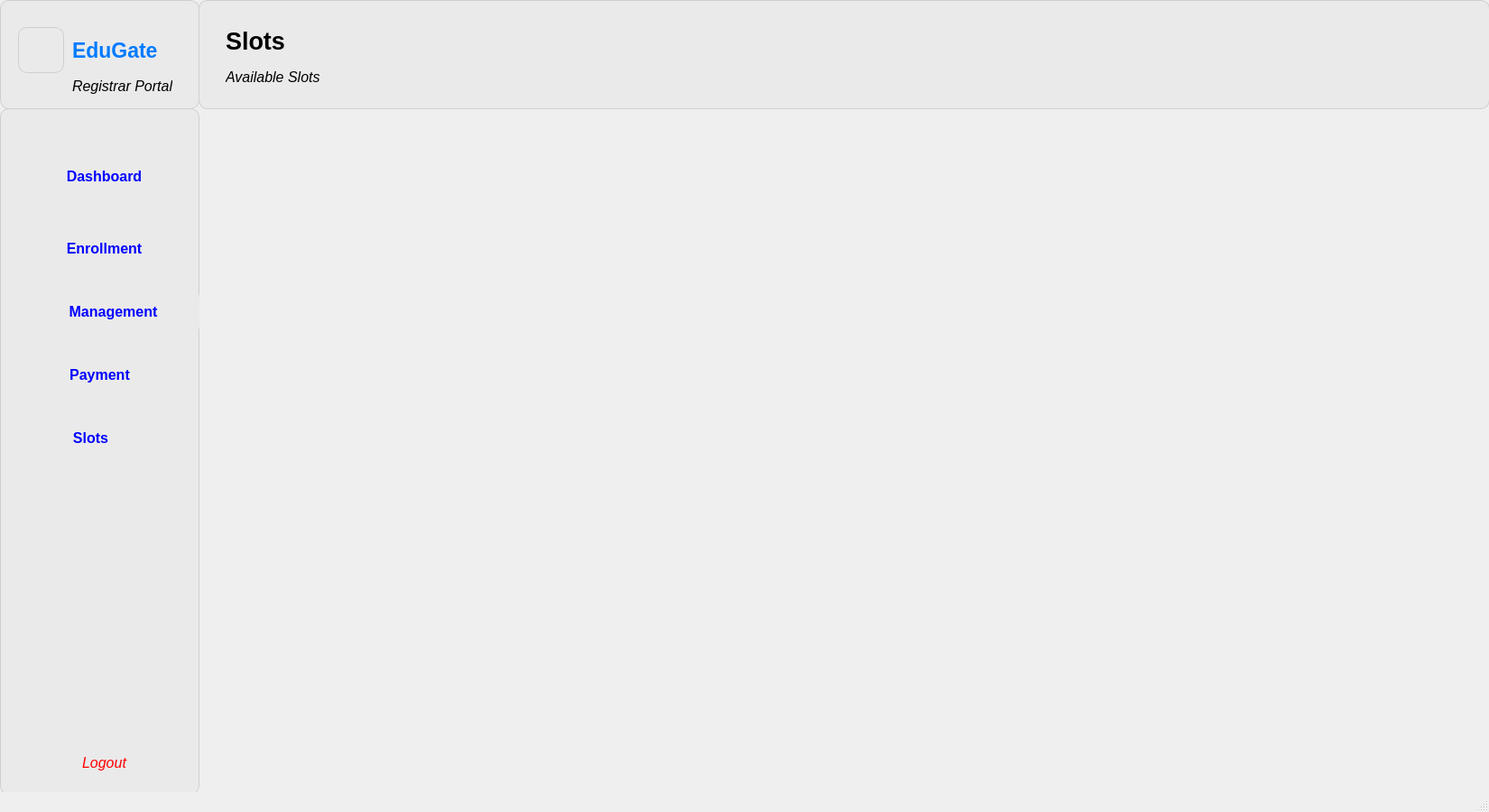
<?xml version="1.0" encoding="UTF-8"?>
<ui version="4.0">
 <class>MainWindow</class>
 <widget class="QMainWindow" name="MainWindow">
  <property name="geometry">
   <rect>
    <x>0</x>
    <y>0</y>
    <width>1650</width>
    <height>900</height>
   </rect>
  </property>
  <property name="sizePolicy">
   <sizepolicy hsizetype="Fixed" vsizetype="Fixed">
    <horstretch>0</horstretch>
    <verstretch>0</verstretch>
   </sizepolicy>
  </property>
  <property name="minimumSize">
   <size>
    <width>1650</width>
    <height>900</height>
   </size>
  </property>
  <property name="maximumSize">
   <size>
    <width>1650</width>
    <height>900</height>
   </size>
  </property>
  <property name="windowTitle">
   <string>MainWindow</string>
  </property>
  <property name="styleSheet">
   <string notr="true">#centralwidget {
    background-color: qlineargradient(
        spread:pad, x1:0, y1:0, x2:0, y2:1,
        stop:0 #eaf3ff,
        stop:1 #d3e8ff
    );
}</string>
  </property>
  <widget class="QWidget" name="centralwidget">
   <widget class="QWidget" name="widget" native="true">
    <property name="geometry">
     <rect>
      <x>220</x>
      <y>0</y>
      <width>1431</width>
      <height>121</height>
     </rect>
    </property>
    <property name="styleSheet">
     <string notr="true">QWidget {
    background-color: #eaeaea;  
    border: 1px solid #cfcfcf;
    border-radius: 10px;
}
</string>
    </property>
    <widget class="QLabel" name="label">
     <property name="geometry">
      <rect>
       <x>30</x>
       <y>20</y>
       <width>291</width>
       <height>51</height>
      </rect>
     </property>
     <property name="font">
      <font>
       <family>Segoe UI</family>
       <pointsize>20</pointsize>
       <weight>75</weight>
       <italic>false</italic>
       <bold>true</bold>
      </font>
     </property>
     <property name="styleSheet">
      <string notr="true">QLabel {
    background-color: #eaeaea;   /* match your widget color */
    border: none;                /* remove border */
    color: #000;                 /* text color (change if needed) */
}
</string>
     </property>
     <property name="text">
      <string>Slots</string>
     </property>
    </widget>
    <widget class="QLabel" name="label_2">
     <property name="geometry">
      <rect>
       <x>30</x>
       <y>70</y>
       <width>171</width>
       <height>31</height>
      </rect>
     </property>
     <property name="font">
      <font>
       <family>Segoe UI</family>
       <pointsize>12</pointsize>
       <weight>50</weight>
       <italic>true</italic>
       <bold>false</bold>
      </font>
     </property>
     <property name="styleSheet">
      <string notr="true">QLabel {
    background-color: #eaeaea;   /* match your widget color */
    border: none;                /* remove border */
    color: #000;                 /* text color (change if needed) */
}
</string>
     </property>
     <property name="text">
      <string>Available Slots</string>
     </property>
    </widget>
   </widget>
   <widget class="QWidget" name="widget_3" native="true">
    <property name="geometry">
     <rect>
      <x>0</x>
      <y>0</y>
      <width>221</width>
      <height>121</height>
     </rect>
    </property>
    <property name="styleSheet">
     <string notr="true">QWidget {
    background-color: #eaeaea;  
    border: 1px solid #cfcfcf;
    border-radius: 10px;
}
</string>
    </property>
    <widget class="QLabel" name="label_3">
     <property name="geometry">
      <rect>
       <x>20</x>
       <y>30</y>
       <width>51</width>
       <height>51</height>
      </rect>
     </property>
     <property name="text">
      <string/>
     </property>
     <property name="pixmap">
      <pixmap>../../../Downloads/ChatGPT Image Dec 10, 2025, 02_26_54 PM.png</pixmap>
     </property>
     <property name="scaledContents">
      <bool>true</bool>
     </property>
    </widget>
    <widget class="QLabel" name="label_4">
     <property name="geometry">
      <rect>
       <x>80</x>
       <y>30</y>
       <width>111</width>
       <height>51</height>
      </rect>
     </property>
     <property name="font">
      <font>
       <family>Segoe UI</family>
       <pointsize>17</pointsize>
       <weight>75</weight>
       <italic>false</italic>
       <bold>true</bold>
      </font>
     </property>
     <property name="styleSheet">
      <string notr="true">QLabel {
    color: #007BFF;    /* nice clean blue */
    background-color: transparent;   /* optional */
    border: none;                    /* optional */
}
</string>
     </property>
     <property name="text">
      <string>EduGate</string>
     </property>
    </widget>
    <widget class="QLabel" name="label_5">
     <property name="geometry">
      <rect>
       <x>80</x>
       <y>80</y>
       <width>111</width>
       <height>31</height>
      </rect>
     </property>
     <property name="font">
      <font>
       <family>Segoe UI</family>
       <pointsize>12</pointsize>
       <weight>50</weight>
       <italic>true</italic>
       <bold>false</bold>
      </font>
     </property>
     <property name="styleSheet">
      <string notr="true">QLabel {
    background-color: #eaeaea;   /* match your widget color */
    border: none;                /* remove border */
    color: #000;                 /* text color (change if needed) */
}
</string>
     </property>
     <property name="text">
      <string>Registrar Portal</string>
     </property>
    </widget>
   </widget>
   <widget class="QWidget" name="widget_2" native="true">
    <property name="geometry">
     <rect>
      <x>0</x>
      <y>120</y>
      <width>221</width>
      <height>761</height>
     </rect>
    </property>
    <property name="styleSheet">
     <string notr="true">QWidget {
    background-color: #eaeaea;  
    border: 1px solid #cfcfcf;
    border-radius: 10px;
}
</string>
    </property>
    <widget class="QLabel" name="label_6">
     <property name="geometry">
      <rect>
       <x>20</x>
       <y>60</y>
       <width>41</width>
       <height>31</height>
      </rect>
     </property>
     <property name="font">
      <font>
       <family>Segoe UI</family>
       <pointsize>8</pointsize>
       <weight>50</weight>
       <italic>true</italic>
       <bold>false</bold>
      </font>
     </property>
     <property name="styleSheet">
      <string notr="true">QLabel {
    background-color: #eaeaea;   /* match your widget color */
    border: none;                /* remove border */
    color: #000;                 /* text color (change if needed) */
}
</string>
     </property>
     <property name="text">
      <string/>
     </property>
     <property name="pixmap">
      <pixmap>../../../Downloads/dashboard-monitor.png</pixmap>
     </property>
     <property name="scaledContents">
      <bool>true</bool>
     </property>
    </widget>
    <widget class="QPushButton" name="pushButton">
     <property name="geometry">
      <rect>
       <x>20</x>
       <y>50</y>
       <width>191</width>
       <height>51</height>
      </rect>
     </property>
     <property name="font">
      <font>
       <family>Segoe UI</family>
       <pointsize>12</pointsize>
       <weight>75</weight>
       <bold>true</bold>
      </font>
     </property>
     <property name="styleSheet">
      <string notr="true">QPushButton {
    border: none;
    outline: none;
    color: blue;
}
QPushButton:hover {
    color: #1565c0;
}

QPushButton:pressed {
    color: #0d47a1;
}
</string>
     </property>
     <property name="text">
      <string>Dashboard</string>
     </property>
    </widget>
    <widget class="QLabel" name="label_7">
     <property name="geometry">
      <rect>
       <x>30</x>
       <y>140</y>
       <width>31</width>
       <height>31</height>
      </rect>
     </property>
     <property name="font">
      <font>
       <family>Segoe UI</family>
       <pointsize>8</pointsize>
       <weight>50</weight>
       <italic>true</italic>
       <bold>false</bold>
      </font>
     </property>
     <property name="styleSheet">
      <string notr="true">QLabel {
    background-color: #eaeaea;   /* match your widget color */
    border: none;                /* remove border */
    color: #000;                 /* text color (change if needed) */
}
</string>
     </property>
     <property name="text">
      <string/>
     </property>
     <property name="pixmap">
      <pixmap>../../../Downloads/user-add.png</pixmap>
     </property>
     <property name="scaledContents">
      <bool>true</bool>
     </property>
    </widget>
    <widget class="QPushButton" name="pushButton_2">
     <property name="geometry">
      <rect>
       <x>20</x>
       <y>130</y>
       <width>191</width>
       <height>51</height>
      </rect>
     </property>
     <property name="font">
      <font>
       <family>Segoe UI</family>
       <pointsize>12</pointsize>
       <weight>75</weight>
       <bold>true</bold>
      </font>
     </property>
     <property name="toolTip">
      <string>&lt;html&gt;&lt;head/&gt;&lt;body&gt;&lt;p&gt;Enrollment&lt;br/&gt;Management&lt;/p&gt;&lt;/body&gt;&lt;/html&gt;</string>
     </property>
     <property name="styleSheet">
      <string notr="true">QPushButton {
    border: none;
    outline: none;
    color: blue;
}
QPushButton:hover {
    color: #1565c0;
}

QPushButton:pressed {
    color: #0d47a1;
}
</string>
     </property>
     <property name="text">
      <string>Enrollment</string>
     </property>
    </widget>
    <widget class="QLabel" name="label_8">
     <property name="geometry">
      <rect>
       <x>20</x>
       <y>210</y>
       <width>41</width>
       <height>31</height>
      </rect>
     </property>
     <property name="font">
      <font>
       <family>Segoe UI</family>
       <pointsize>8</pointsize>
       <weight>50</weight>
       <italic>true</italic>
       <bold>false</bold>
      </font>
     </property>
     <property name="styleSheet">
      <string notr="true">QLabel {
    background-color: #eaeaea;   /* match your widget color */
    border: none;                /* remove border */
    color: #000;                 /* text color (change if needed) */
}
</string>
     </property>
     <property name="text">
      <string/>
     </property>
     <property name="pixmap">
      <pixmap>../../../Downloads/people-group.png</pixmap>
     </property>
     <property name="scaledContents">
      <bool>true</bool>
     </property>
    </widget>
    <widget class="QPushButton" name="pushButton_3">
     <property name="geometry">
      <rect>
       <x>30</x>
       <y>200</y>
       <width>191</width>
       <height>51</height>
      </rect>
     </property>
     <property name="font">
      <font>
       <family>Segoe UI</family>
       <pointsize>12</pointsize>
       <weight>75</weight>
       <bold>true</bold>
      </font>
     </property>
     <property name="toolTip">
      <string>&lt;html&gt;&lt;head/&gt;&lt;body&gt;&lt;p&gt;Enrollment&lt;br/&gt;Management&lt;/p&gt;&lt;/body&gt;&lt;/html&gt;</string>
     </property>
     <property name="styleSheet">
      <string notr="true">QPushButton {
    border: none;
    outline: none;
    color: blue;
}
QPushButton:hover {
    color: #1565c0;
}

QPushButton:pressed {
    color: #0d47a1;
}
</string>
     </property>
     <property name="text">
      <string>Management</string>
     </property>
    </widget>
    <widget class="QPushButton" name="pushButton_4">
     <property name="geometry">
      <rect>
       <x>20</x>
       <y>700</y>
       <width>191</width>
       <height>51</height>
      </rect>
     </property>
     <property name="font">
      <font>
       <family>Segoe UI</family>
       <pointsize>12</pointsize>
       <italic>true</italic>
      </font>
     </property>
     <property name="toolTip">
      <string>&lt;html&gt;&lt;head/&gt;&lt;body&gt;&lt;p&gt;Enrollment&lt;br/&gt;Management&lt;/p&gt;&lt;/body&gt;&lt;/html&gt;</string>
     </property>
     <property name="styleSheet">
      <string notr="true">QPushButton {
    border: none;
    outline: none;
}

QPushButton {
    color: red;
}

</string>
     </property>
     <property name="text">
      <string>Logout</string>
     </property>
    </widget>
    <widget class="QLabel" name="label_9">
     <property name="geometry">
      <rect>
       <x>30</x>
       <y>710</y>
       <width>41</width>
       <height>31</height>
      </rect>
     </property>
     <property name="font">
      <font>
       <family>Segoe UI</family>
       <pointsize>8</pointsize>
       <weight>50</weight>
       <italic>true</italic>
       <bold>false</bold>
      </font>
     </property>
     <property name="styleSheet">
      <string notr="true">QLabel {
    background-color: #eaeaea;   /* match your widget color */
    border: none;                /* remove border */
    color: #000;                 /* text color (change if needed) */
}
</string>
     </property>
     <property name="text">
      <string/>
     </property>
     <property name="pixmap">
      <pixmap>../../../Downloads/sign-out-alt.png</pixmap>
     </property>
     <property name="scaledContents">
      <bool>true</bool>
     </property>
    </widget>
    <widget class="QPushButton" name="pushButton_6">
     <property name="geometry">
      <rect>
       <x>20</x>
       <y>270</y>
       <width>181</width>
       <height>51</height>
      </rect>
     </property>
     <property name="font">
      <font>
       <family>Segoe UI</family>
       <pointsize>12</pointsize>
       <weight>75</weight>
       <bold>true</bold>
      </font>
     </property>
     <property name="toolTip">
      <string>&lt;html&gt;&lt;head/&gt;&lt;body&gt;&lt;p&gt;Enrollment&lt;br/&gt;Management&lt;/p&gt;&lt;/body&gt;&lt;/html&gt;</string>
     </property>
     <property name="styleSheet">
      <string notr="true">QPushButton {
    border: none;
    outline: none;
    color: blue;
}
QPushButton:hover {
    color: #1565c0;
}

QPushButton:pressed {
    color: #0d47a1;
}
</string>
     </property>
     <property name="text">
      <string>Payment</string>
     </property>
    </widget>
    <widget class="QLabel" name="label_12">
     <property name="geometry">
      <rect>
       <x>20</x>
       <y>280</y>
       <width>41</width>
       <height>31</height>
      </rect>
     </property>
     <property name="font">
      <font>
       <family>Segoe UI</family>
       <pointsize>8</pointsize>
       <weight>50</weight>
       <italic>true</italic>
       <bold>false</bold>
      </font>
     </property>
     <property name="styleSheet">
      <string notr="true">QLabel {
    background-color: #eaeaea;   /* match your widget color */
    border: none;                /* remove border */
    color: #000;                 /* text color (change if needed) */
}
</string>
     </property>
     <property name="text">
      <string/>
     </property>
     <property name="pixmap">
      <pixmap>../../../Downloads/credit-card.png</pixmap>
     </property>
     <property name="scaledContents">
      <bool>true</bool>
     </property>
    </widget>
    <widget class="QLabel" name="label_13">
     <property name="geometry">
      <rect>
       <x>20</x>
       <y>350</y>
       <width>41</width>
       <height>31</height>
      </rect>
     </property>
     <property name="font">
      <font>
       <family>Segoe UI</family>
       <pointsize>8</pointsize>
       <weight>50</weight>
       <italic>true</italic>
       <bold>false</bold>
      </font>
     </property>
     <property name="styleSheet">
      <string notr="true">QLabel {
    background-color: #eaeaea;   /* match your widget color */
    border: none;                /* remove border */
    color: #000;                 /* text color (change if needed) */
}
</string>
     </property>
     <property name="text">
      <string/>
     </property>
     <property name="pixmap">
      <pixmap>../../../Downloads/people-group.png</pixmap>
     </property>
     <property name="scaledContents">
      <bool>true</bool>
     </property>
    </widget>
    <widget class="QPushButton" name="pushButton_5">
     <property name="geometry">
      <rect>
       <x>60</x>
       <y>350</y>
       <width>81</width>
       <height>31</height>
      </rect>
     </property>
     <property name="font">
      <font>
       <family>Segoe UI</family>
       <pointsize>12</pointsize>
       <weight>75</weight>
       <bold>true</bold>
      </font>
     </property>
     <property name="toolTip">
      <string>&lt;html&gt;&lt;head/&gt;&lt;body&gt;&lt;p&gt;Enrollment&lt;br/&gt;Management&lt;/p&gt;&lt;/body&gt;&lt;/html&gt;</string>
     </property>
     <property name="styleSheet">
      <string notr="true">QPushButton {
    border: none;
    outline: none;
    color: blue;
}
QPushButton:hover {
    color: #1565c0;
}

QPushButton:pressed {
    color: #0d47a1;
}
</string>
     </property>
     <property name="text">
      <string>Slots</string>
     </property>
    </widget>
    <zorder>pushButton</zorder>
    <zorder>label_6</zorder>
    <zorder>pushButton_2</zorder>
    <zorder>label_7</zorder>
    <zorder>pushButton_3</zorder>
    <zorder>label_8</zorder>
    <zorder>pushButton_4</zorder>
    <zorder>label_9</zorder>
    <zorder>pushButton_6</zorder>
    <zorder>label_12</zorder>
    <zorder>label_13</zorder>
    <zorder>pushButton_5</zorder>
   </widget>
  </widget>
  <widget class="QStatusBar" name="statusbar"/>
 </widget>
 <resources/>
 <connections/>
</ui>
